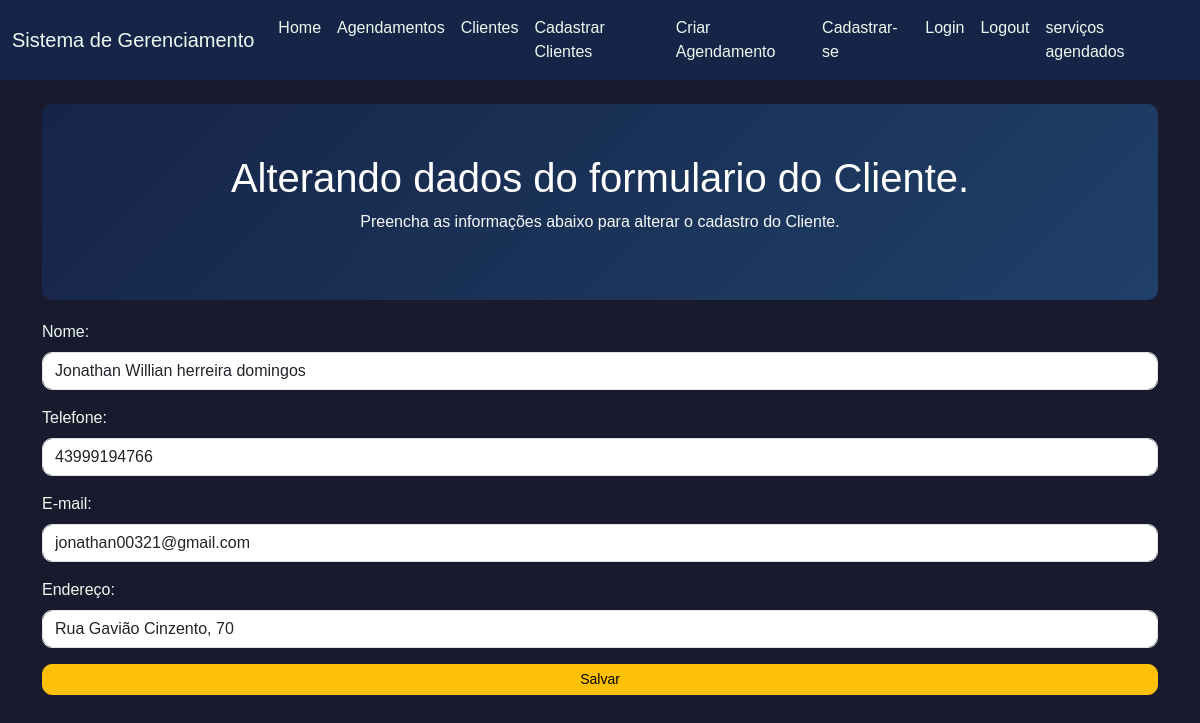
Page /cliente_update/1 on the earlier database version.
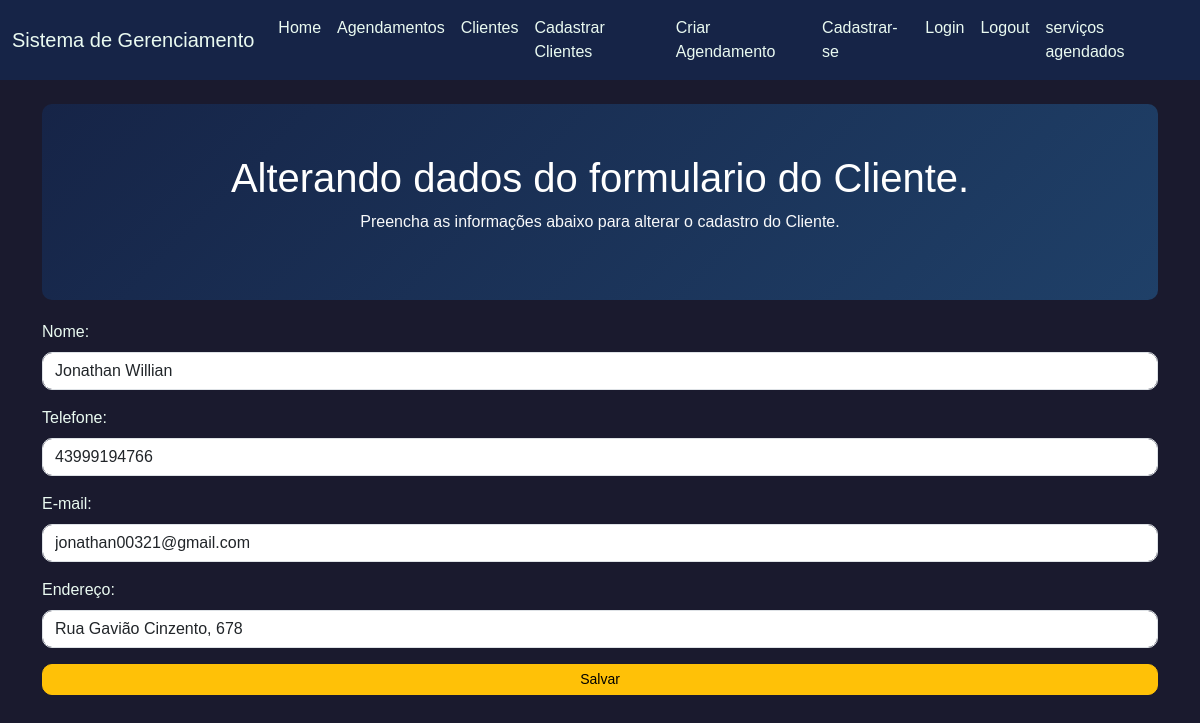
Same page on the later database version.
### app_servicos.py (models this page shows)
class Cliente(db.Model):
    id = db.Column(db.Integer, primary_key=True)
    nome = db.Column(db.String(length=50), nullable=False, unique=True)
    telefone = db.Column(db.String(length=11), nullable=False, unique=True)
    email = db.Column(db.String(length=30), nullable=False, unique=True)
    endereco = db.Column(db.String(length=50))
    user_id = db.Column(db.Integer, db.ForeignKey('usu.id'), nullable=False)  # Adiciona a referência
    user = db.relationship('Usu', backref=db.backref('clientes', lazy=True))

### app_servicos.py (the view, shortened to what this page needs)
@app.route("/cliente_update/<int:id>", methods=["GET", "POST"])
def update_Cliente(id):
  editar = Cliente.query.get_or_404(id)
  return render_template("form_editar_clientes.html",editar=editar)

### templates/form_editar_clientes.html (shortened to what this page needs)
{% extends "base.html" %}
{% block contexto %}
<div class="hero text-center">
  <h1 class="text-white">Alterando dados do formulario do  Cliente.</h1>
  <p class="text-light">Preencha as informações abaixo para alterar o cadastro do  Cliente.</p>
</div>
<form method="post">
    <div class="mb-3">
  <label for="nome" class="form-label">Nome:</label>
  <input type="text" id="nome" name="nome" value="{{ editar.nome }}" class="form-control" required>
</div>
<div class="mb-3">
  <label for="telefone" class="form-label">Telefone:</label>
  <input type="text" id="telefone" name="telefone" value="{{ editar.telefone }}" class="form-control" required>
</div>
<div class="mb-3">
  <label for="email" class="form-label">E-mail:</label>
  <input type="text" id="email" name="email" value="{{ editar.email }}" class="form-control" required>
</div>
<div class="mb-3">
  <label for="endereco" class="form-label">Endereço:</label>
  <input type="text" id="endereco" name="endereco" value="{{ editar.endereco }}" class="form-control" required>
</div>
<button type="submit" class="btn btn-warning btn-sm w-100">Salvar</button>
</form>
{% endblock %}

Differences in the rows shown:
changed Cliente "jonathan00321@gmail.com": nome "Jonathan Willian herreira domingos" → "Jonathan Willian"; endereco "Rua Gavião Cinzento, 70" → "Rua Gavião Cinzento, 678"
